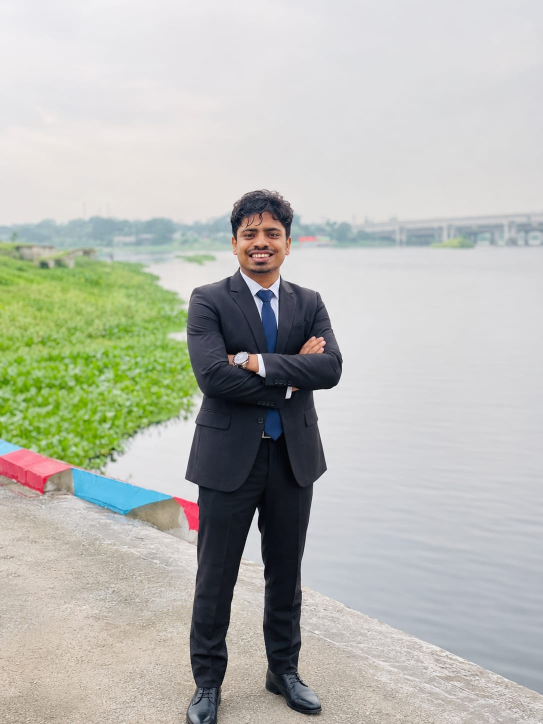
#> input picture LearningAndExercise/OpenCV/Output.jpg, 1086 x 1448 px, found by its file name (shown at 1/2 size)
$ python Task1.py
#> lines starting #> are read from the running program, lines starting #| are printed output that depends on the picture
import cv2

img_path = r"C:\Users\mdfar\Desktop\100DaysOfML\OpenCV\Output.jpg"
img = cv2.imread(img_path)
#> img is the input picture: shape (1448, 1086, 3); mean B, G, R 178.8, 186.1, 184.2
img = cv2.cvtColor(img,cv2.COLOR_BGR2GRAY)
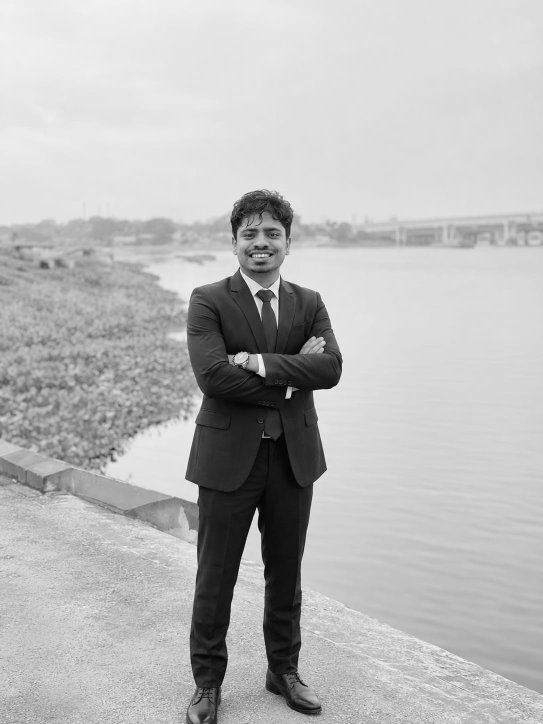
#> img: shape (1448, 1086) (shown at 1/2 size); min 0, max 255, mean 184.6
cv2.imshow("Task_1",img)
cv2.imshow("Edited",cv2.resize(img,(300,300)))
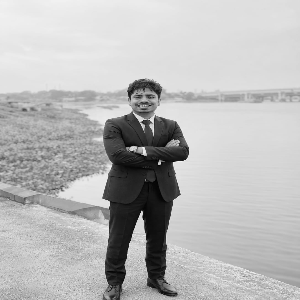
#> window 'Edited': shape (300, 300); min 2, max 250, mean 184.6
cv2.waitKey(0)
cv2.destroyAllWindows()
cv2.imwrite("Task_1.png",img)
